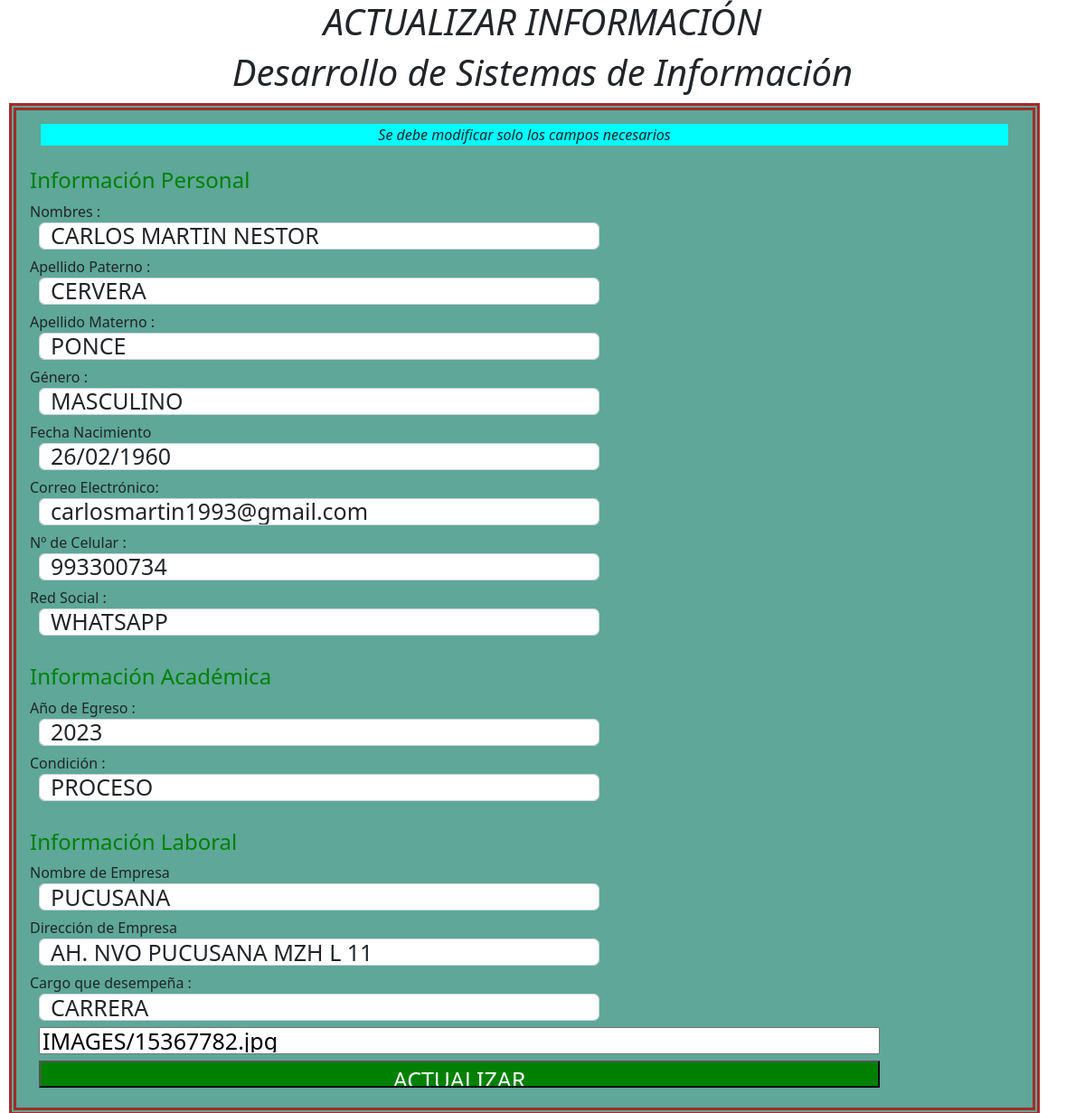
Page /dsi/actualizar.php?id=15367782 on the earlier database version.
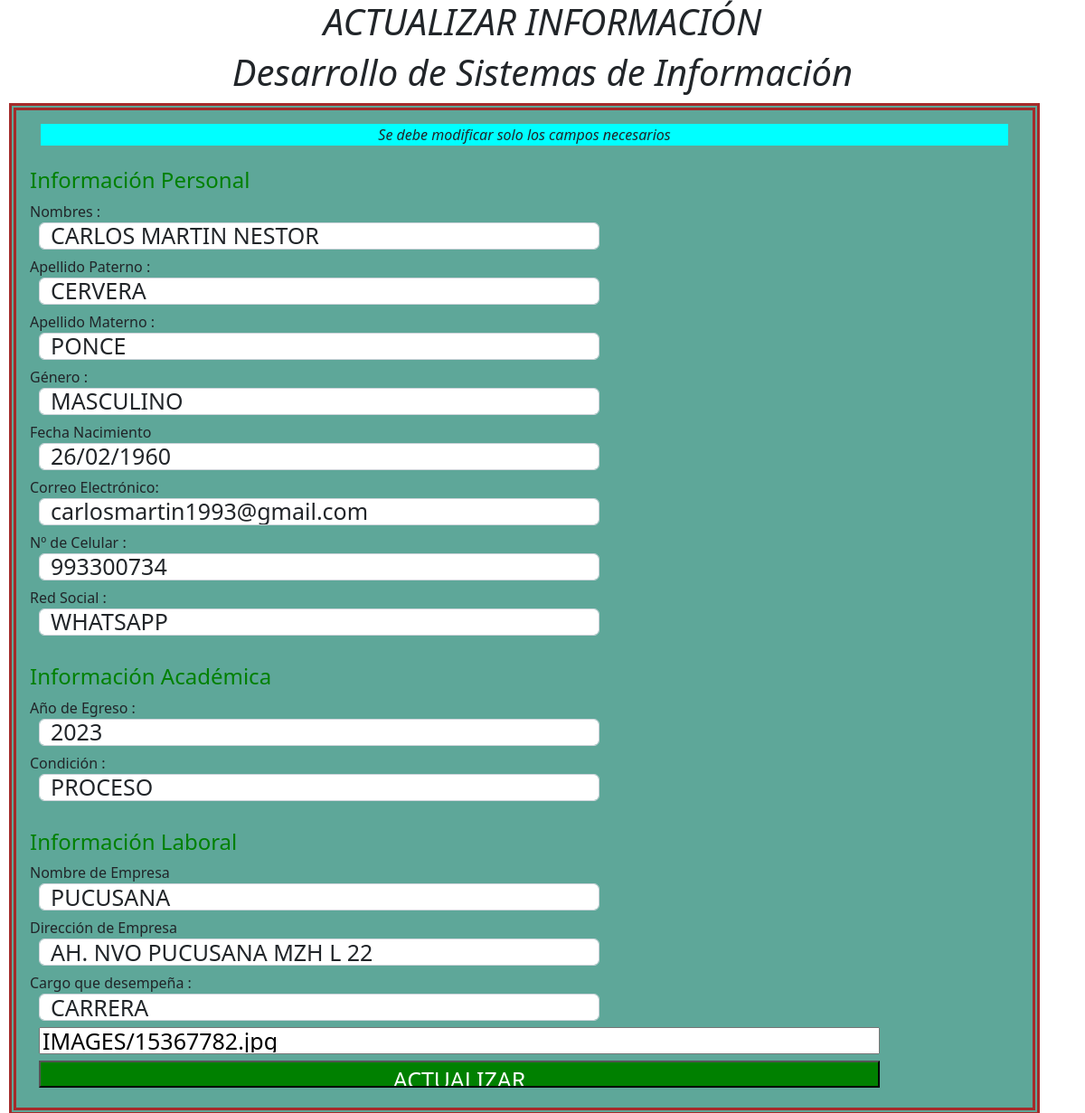
Same page on the later database version.
### tables this page shows
CREATE TABLE `alumno` (
  `id` varchar(8) NOT NULL,
  `nombres` varchar(30) NOT NULL,
  `apellido_p` varchar(20) NOT NULL,
  `apellido_m` varchar(20) NOT NULL,
  `sexo` varchar(15) NOT NULL,
  `fecha_n` varchar(15) NOT NULL,
  `email` varchar(50) NOT NULL,
  `celular` varchar(20) NOT NULL,
  `egreso` varchar(30) NOT NULL,
  `red` varchar(20) NOT NULL,
  `trabajo` varchar(25) NOT NULL,
  `condicion` varchar(20) NOT NULL,
  `distrito` varchar(50) NOT NULL,
  `direccion` varchar(70) NOT NULL,
  `ejemplo` varchar(50) NOT NULL
);

### dsi/actualizar.php (the view, shortened to what this page needs)
<?php
$con = conectar();
$id = $_GET['id'];
$sql = "SELECT * FROM alumno WHERE id='$id'";
$query = mysqli_query($con, $sql);
$row = mysqli_fetch_array($query);
?>
<!DOCTYPE html>
<html lang="en">
  <head>
    <link rel="stylesheet" type="text/css" href="../index/styles.php" />
    <link
href="https://cdn.jsdelivr.net/npm/bootstrap@5.2.2/dist/css/bootstrap.min.css"
rel="stylesheet"
crossorigin="anonymous">
  </head>
  <body>
    <h1><i>ACTUALIZAR INFORMACIÓN</i></h1>
    <h1><i>Desarrollo de Sistemas de Información </i></h1>
    <div class="header">
      <form action="update.php" method="POST">
        <table>
            <div class="content-wrapper">
			<div class="container-fluid">
				<div style=" text-align: center;font-style: italic;background-position: 12%;background-color: aqua;">Se debe modificar solo los campos necesarios</div><br>
<table>
<div class="form-group">
<label class="col-sm-4 control-label"><h4 style="color: green" align="left">Información Personal </h4> </label>
</div>
<div class="form-group">
<label class="col-sm-2 control-label">Nombres : </label>
<div class="col-sm-8">
<input type="text" name="nombres" class="form-control" required="required" placeholder="INGRESAR NOMBRES" value="<?php echo $row['nombres']  ?>">
</div>
</div>
<div class="form-group">
<label class="col-sm-2 control-label">Apellido Paterno : </label>
<div class="col-sm-8">
<input type="text" name="apellido_p" class="form-control"  placeholder="INGRESAR APELLIDO PATERNO"value="<?php echo $row['apellido_p']  ?>">
</div>
</div>
<div class="form-group">
<label class="col-sm-2 control-label">Apellido Materno : </label>
<div class="col-sm-8">
<input type="text" name="apellido_m" class="form-control"  placeholder="INGRESAR APELLIDO MATERNO" value="<?php echo $row['apellido_m']  ?>">
</div>
</div>
<div class="form-group">
<label class="col-sm-2 control-label">Género : </label>
<div class="col-sm-8">
<input type="text" class="form-control" name="sexo" placeholder="SEXO" value="<?php echo $row['sexo']  ?>"/>
</div>
</div>
<div class="form-group">
<label class="col-sm-2 control-label">Fecha Nacimiento</label>
<div class="col-sm-8">
<input type="text" class="form-control" name="fecha_n" placeholder="FECHA DE NACIMIENTO" value="<?php echo $row['fecha_n']  ?>"/>
</div>
</div>
<div class="form-group">
<label class="col-sm-2 control-label">Correo Electrónico: </label>
<div class="col-sm-8">
<input type="email" name="email" id=""  class="form-control" required="required" placeholder="INGRESAR SU EMAIL" value="<?php echo $row['email']  ?>">
</div>
</div>
<div class="form-group">
<label class="col-sm-2 control-label">Nº de Celular : </label>
<div class="col-sm-8">
<input type="text" name="celular" id="contact"  class="form-control" required="required" placeholder="INGRESAR Nº DE CELULAR" value="<?php echo $row['celular']  ?>">
</div>
</div>
<div class="form-group">
<label class="col-sm-2 control-label">Red Social : </label>
<div class="col-sm-8">
<input type="text" class="form-control"  name="red"  placeholder="RED"  value="<?php echo $row['red']  ?>" />
</div>
</div><br>
<div class="form-group">
<label class="col-sm-4 control-label"><h4 style="color: green" align="left">Información Académica</h4> </label>
</div>
<div class="form-group">
<label class="col-sm-2 control-label">Año de Egreso : </label>
<div class="col-sm-8">
<input type="text" name="egreso" id="contact"  class="form-control" required="required" placeholder="INGRESAR EL AÑO DE EGRESO" value="<?php echo $row['egreso']  ?>">
</div>
</div>
<div class="form-group">
<label class="col-sm-2 control-label">Condición : </label>
<div class="col-sm-8">
<input type="text"  class="form-control"  name="condicion" placeholder="CONDICION" value="<?php echo $row['condicion']  ?>" />
</div>
</div><br>
<div class="form-group">
<label class="col-sm-4 control-label"><h4 style="color: green" align="left">Información Laboral</h4> </label>
</div>
<div class="form-group">
<label class="col-sm-2 control-label">Nombre de Empresa</label>
<div class="col-sm-8">
<input type="text" name="distrito" id=""  class="form-control" placeholder="NOMBRE DE EMPRESA QUE LABORA" value="<?php echo $row['distrito']  ?>">
</div>
</div>
<div class="form-group">
<label class="col-sm-2 control-label">Dirección de Empresa</label>
<div class="col-sm-8">
<input type="text" name="direccion" id=""  class="form-control" placeholder="INDIQUE LA DIRECCIÓN DONDE LABORA" value="<?php echo $row['direccion']  ?>">
</div>
</div>
<div class="form-group">
<label class="col-sm-2 control-label">Cargo que desempeña : </label>
<div class="col-sm-8">
<input type="text" class="form-control"  name="trabajo" placeholder="TRABAJO" value="<?php echo $row['trabajo']  ?>" />
</div>
</div>
        </table>
        <input
          type="text"
          class="ingresarDatos"
          name="ejemplo"
          placeholder="EJEMPLO"
          value="<?php echo $row['ejemplo']  ?>"
        />
        <input type="submit" class="inputId" value="ACTUALIZAR" />
      </form>
    </div>
  </body>
</html>

Differences in the rows shown:
changed alumno "CARLOS MARTIN NESTOR": direccion "AH. NVO PUCUSANA MZH L 11" → "AH. NVO PUCUSANA MZH L 22"
